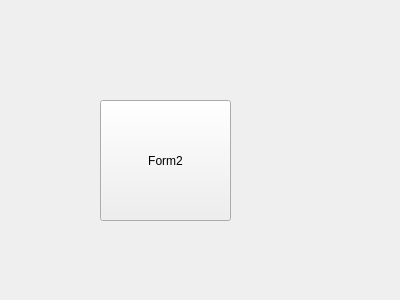
<?xml version="1.0" encoding="UTF-8"?>
<ui version="4.0">
 <class>Form2</class>
 <widget class="QWidget" name="Form2">
  <property name="geometry">
   <rect>
    <x>0</x>
    <y>0</y>
    <width>400</width>
    <height>300</height>
   </rect>
  </property>
  <property name="windowTitle">
   <string>Form</string>
  </property>
  <widget class="QPushButton" name="pushButton">
   <property name="geometry">
    <rect>
     <x>100</x>
     <y>100</y>
     <width>131</width>
     <height>121</height>
    </rect>
   </property>
   <property name="text">
    <string>Form2</string>
   </property>
  </widget>
 </widget>
 <resources/>
 <connections/>
</ui>
